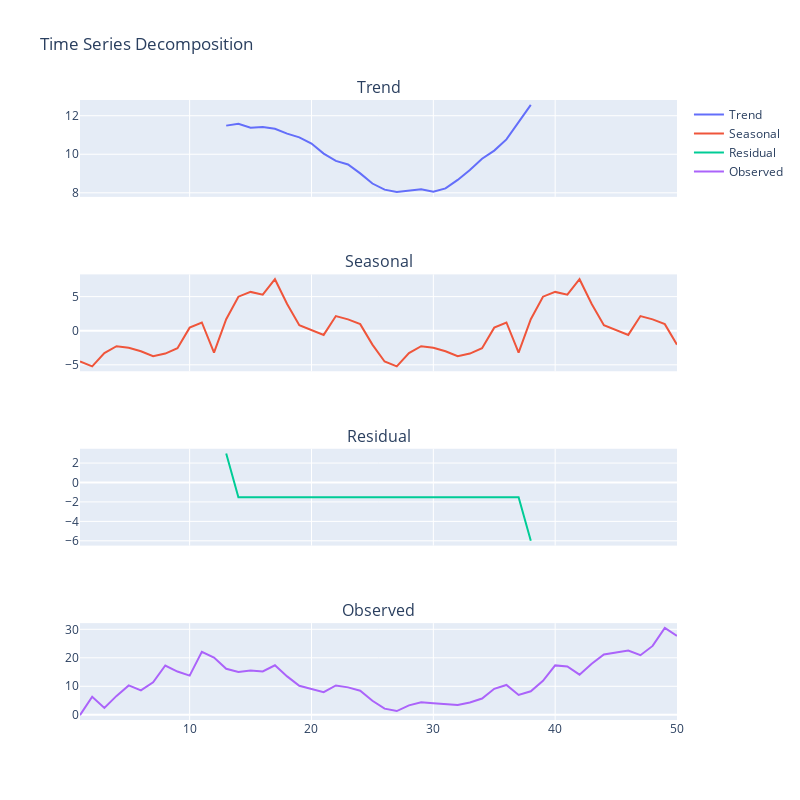

Notebook code for this chart:
### Markdown cell above
### Dataset B

### Code cell
# Your Code here
result = seasonal_decompose(data_B, model='additive', period=25)

fig = make_subplots(rows=4, cols=1, shared_xaxes=True, subplot_titles=("Trend", "Seasonal", "Residual", "Observed"))
fig.add_trace(go.Scatter(x=time, y=result.trend, mode='lines', name='Trend'), row=1, col=1)
fig.add_trace(go.Scatter(x=time, y=result.seasonal, mode='lines', name='Seasonal'), row=2, col=1)
fig.add_trace(go.Scatter(x=time, y=result.resid, mode='lines', name='Residual'), row=3, col=1)
fig.add_trace(go.Scatter(x=time, y=result.observed, mode='lines', name='Observed'), row=4, col=1)
fig.update_layout(height=800, width=800, title_text="Time Series Decomposition")
fig.show()

### Figure 1 — Plotly figure (JSON) as saved in the notebook; plotly's stock layout.template omitted (floating-point values rounded to 4 significant figures)
{"data": [{"mode": "lines", "name": "Trend", "type": "scatter", "x": [1, 2, 3, 4, 5, 6, 7, 8, 9, 10, 11, 12, 13, 14, 15, 16, 17, 18, 19, 20, 21, 22, 23, 24, 25, 26, 27, 28, 29, 30, 31, 32, 33, 34, 35, 36, 37, 38, 39, 40, 41, 42, 43, 44, 45, 46, 47, 48, 49, 50, 51, 52, 53, 54, 55, 56, 57, 58, 59, 60, 61, 62, 63, 64, 65, 66, 67, 68, 69, 70, 71, 72, 73, 74, 75, 76, 77, 78, 79, 80, 81, 82, 83, 84, 85, 86, 87, 88, 89], "xaxis": "x", "y": [null, null, null, null, null, null, null, null, null, null, null, null, 11.49, 11.58, 11.38, 11.41, 11.32, 11.07, 10.88, 10.56, 10.04, 9.657, 9.472, 9.006, 8.481, 8.165, 8.04, 8.111, 8.183, 8.051, 8.228, 8.668, 9.18, 9.765, 10.19, 10.77, 11.65, 12.56, null, null, null, null, null, null, null, null, null, null, null, null], "yaxis": "y"}, {"mode": "lines", "name": "Seasonal", "type": "scatter", "x": [1, 2, 3, 4, 5, 6, 7, 8, 9, 10, 11, 12, 13, 14, 15, 16, 17, 18, 19, 20, 21, 22, 23, 24, 25, 26, 27, 28, 29, 30, 31, 32, 33, 34, 35, 36, 37, 38, 39, 40, 41, 42, 43, 44, 45, 46, 47, 48, 49, 50, 51, 52, 53, 54, 55, 56, 57, 58, 59, 60, 61, 62, 63, 64, 65, 66, 67, 68, 69, 70, 71, 72, 73, 74, 75, 76, 77, 78, 79, 80, 81, 82, 83, 84, 85, 86, 87, 88, 89], "xaxis": "x2", "y": [-4.513, -5.236, -3.292, -2.276, -2.51, -3.016, -3.751, -3.353, -2.56, 0.4468, 1.203, -3.206, 1.688, 4.988, 5.687, 5.291, 7.549, 3.911, 0.7929, 0.04723, -0.6159, 2.147, 1.657, 0.9609, -2.041, -4.513, -5.236, -3.292, -2.276, -2.51, -3.016, -3.751, -3.353, -2.56, 0.4468, 1.203, -3.206, 1.688, 4.988, 5.687, 5.291, 7.549, 3.911, 0.7929, 0.04723, -0.6159, 2.147, 1.657, 0.9609, -2.041], "yaxis": "y2"}, {"mode": "lines", "name": "Residual", "type": "scatter", "x": [1, 2, 3, 4, 5, 6, 7, 8, 9, 10, 11, 12, 13, 14, 15, 16, 17, 18, 19, 20, 21, 22, 23, 24, 25, 26, 27, 28, 29, 30, 31, 32, 33, 34, 35, 36, 37, 38, 39, 40, 41, 42, 43, 44, 45, 46, 47, 48, 49, 50, 51, 52, 53, 54, 55, 56, 57, 58, 59, 60, 61, 62, 63, 64, 65, 66, 67, 68, 69, 70, 71, 72, 73, 74, 75, 76, 77, 78, 79, 80, 81, 82, 83, 84, 85, 86, 87, 88, 89], "xaxis": "x3", "y": [null, null, null, null, null, null, null, null, null, null, null, null, 2.973, -1.512, -1.512, -1.512, -1.512, -1.512, -1.512, -1.512, -1.512, -1.512, -1.512, -1.512, -1.512, -1.512, -1.512, -1.512, -1.512, -1.512, -1.512, -1.512, -1.512, -1.512, -1.512, -1.512, -1.512, -5.996, null, null, null, null, null, null, null, null, null, null, null, null], "yaxis": "y3"}, {"mode": "lines", "name": "Observed", "type": "scatter", "x": [1, 2, 3, 4, 5, 6, 7, 8, 9, 10, 11, 12, 13, 14, 15, 16, 17, 18, 19, 20, 21, 22, 23, 24, 25, 26, 27, 28, 29, 30, 31, 32, 33, 34, 35, 36, 37, 38, 39, 40, 41, 42, 43, 44, 45, 46, 47, 48, 49, 50, 51, 52, 53, 54, 55, 56, 57, 58, 59, 60, 61, 62, 63, 64, 65, 66, 67, 68, 69, 70, 71, 72, 73, 74, 75, 76, 77, 78, 79, 80, 81, 82, 83, 84, 85, 86, 87, 88, 89], "xaxis": "x4", "y": [-0.14, 6.33, 2.391, 6.631, 10.32, 8.571, 11.41, 17.3, 15.17, 13.75, 22.12, 20.06, 16.15, 15.05, 15.55, 15.19, 17.36, 13.47, 10.16, 9.091, 7.908, 10.29, 9.618, 8.455, 4.928, 2.141, 1.292, 3.308, 4.395, 4.03, 3.699, 3.406, 4.315, 5.693, 9.125, 10.46, 6.936, 8.256, 11.91, 17.34, 16.98, 14.07, 17.89, 21.16, 21.9, 22.53, 20.92, 24.17, 30.48, 27.7], "yaxis": "y4"}], "layout": {"annotations": [{"font": {"size": 16}, "showarrow": false, "text": "Trend", "x": 0.5, "xanchor": "center", "xref": "paper", "y": 1, "yanchor": "bottom", "yref": "paper"}, {"font": {"size": 16}, "showarrow": false, "text": "Seasonal", "x": 0.5, "xanchor": "center", "xref": "paper", "y": 0.7188, "yanchor": "bottom", "yref": "paper"}, {"font": {"size": 16}, "showarrow": false, "text": "Residual", "x": 0.5, "xanchor": "center", "xref": "paper", "y": 0.4375, "yanchor": "bottom", "yref": "paper"}, {"font": {"size": 16}, "showarrow": false, "text": "Observed", "x": 0.5, "xanchor": "center", "xref": "paper", "y": 0.1562, "yanchor": "bottom", "yref": "paper"}], "height": 800, "title": {"text": "Time Series Decomposition"}, "width": 800, "xaxis": {"anchor": "y", "domain": [0, 1], "matches": "x4", "showticklabels": false}, "xaxis2": {"anchor": "y2", "domain": [0, 1], "matches": "x4", "showticklabels": false}, "xaxis3": {"anchor": "y3", "domain": [0, 1], "matches": "x4", "showticklabels": false}, "xaxis4": {"anchor": "y4", "domain": [0, 1]}, "yaxis": {"anchor": "x", "domain": [0.8438, 1]}, "yaxis2": {"anchor": "x2", "domain": [0.5625, 0.7188]}, "yaxis3": {"anchor": "x3", "domain": [0.2812, 0.4375]}, "yaxis4": {"anchor": "x4", "domain": [0, 0.1562]}}}
